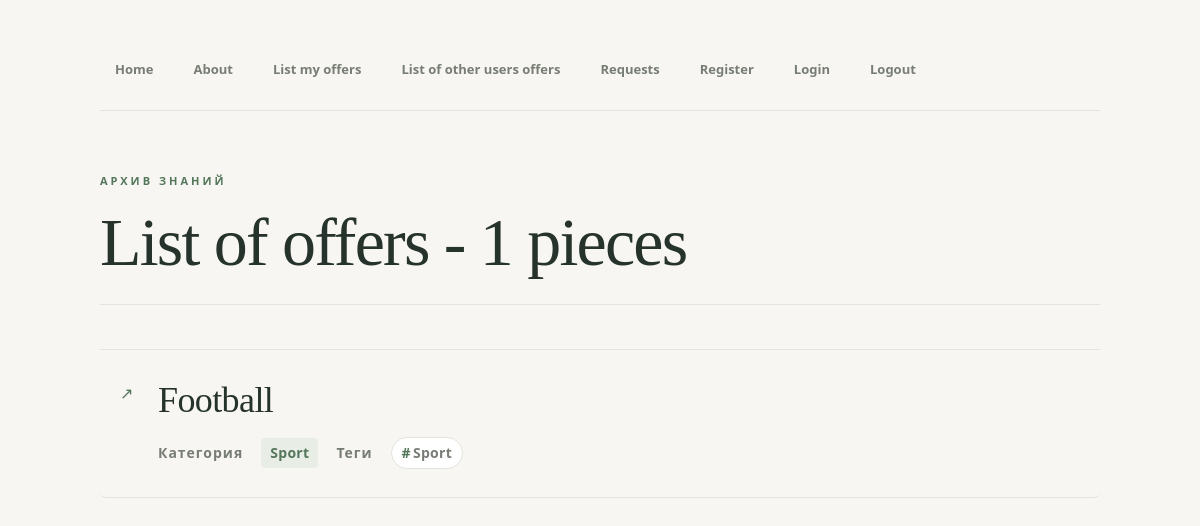
/offers/feedback/ (signed in), run on the app's committed database.
### offers/models.py (models this page shows, shortened)
class Offer(models.Model):
    STATUS_CHOICES = [
        ('draft','Draft'),
        ('published', 'Published'),
    ]
    title = models.CharField(max_length=100)
    content = models.TextField()
    status = models.CharField(
        max_length=20,
        choices=STATUS_CHOICES,
        default='draft',
    )
    created_at = models.DateTimeField(auto_now_add = True)
    updated_at = models.DateTimeField(auto_now = True)
    category = models.ForeignKey(
    Category,
    on_delete=models.PROTECT,
    related_name = 'offers',
    verbose_name='Категория',)
    tags = models.ManyToManyField(
        Tag,
        related_name = 'offers',
        verbose_name='Теги',
    )
    author = models.ForeignKey(
        settings.AUTH_USER_MODEL ,
        on_delete = models.CASCADE,
        related_name='offers',
        verbose_name='Автор',
     )
    class Meta:
        verbose_name = 'Offer'
        verbose_name_plural = 'Offers'
        ordering = ['-created_at']

class Category(models.Model):
    name = models.CharField(max_length=100, unique = True)
    slug = models.SlugField(max_length=100, unique = True)
    class Meta:
        verbose_name = 'Category'
        verbose_name_plural = 'Categories'
        ordering = ['name']
    def __str__(self):
        return self.name

class Tag(models.Model):
        name = models.CharField(max_length=100, unique = True)
        class Meta:
            verbose_name = 'Tag'
            verbose_name_plural = 'Tag'
            ordering = ['name']
        def __str__(self):
            return self.name

### offers/views.py (the view)
# urls.py: path('<str:source>/', views.offers_view_list, name='offers_list'),
@login_required
def offers_view_list(request: HttpRequest, source) -> HttpResponse:
    if source == 'link_a':
        offers = Offer.objects.filter(author=request.user)
        return render(request, 'offers/offers_list.html', {'offers': offers, 'source': source})
    elif source == 'link_b':
        offers = Offer.objects.exclude(author=request.user)
        return render(request, 'offers/offers_list.html', {'offers': offers,  'source': source})
    else:
        offers = Offer.objects.filter(author=request.user)
        return render(request, 'offers/offers_list.html', {'offers': offers, 'source': source})

### templates/offers/offers_list.html (shortened to what this page needs)
{% extends "base.html" %}
{% block content %}
{%with total=offers|length%}
<h1>List of offers - {{total}} pieces</h1>
{%endwith%}
<ul>
	{%for offer in offers%}
	<li>
		<a href ="{% url 'offers:offers_detail' offer.id %}">
			<span class="offer-title">{{ offer.title }}</span>
		</a>
		<div class="offer-meta">
			<span class="meta-label">Категория</span>
			{% if offer.category == "backend" %}
			<span class="meta-badge">{{ offer.category }}</span>
			{% elif offer.category == "devops" %}
			<span class="meta-badge">{{ offer.category }}</span>
			{% else %}
			<span class="meta-badge">{{ offer.category }}</span>
			{% endif %}
			<span class="meta-label">Теги</span>
			{% for tag in offer.tags.all %}
			<span class="tag-chip">{{ tag }}</span>
			{% endfor %}
		</div>
	</li>
		{% empty %}
	<li class="empty-message">Список предложений пуст</li>
{% endfor %}
</ul>
{% endblock %}

### static/css/style.css (style rules this page uses)
:root { --color-bg: #f7f6f2; --color-surface: #ffffff; --color-text: #26332c; --color-muted: #777d74; --color-border: #e3e4dc; --color-accent: #54765b; --color-accent-light: #e8eee5; --color-danger: #a44c43; --font-body: "Segoe UI", Arial, sans-serif; --font-heading: Georgia, "Times New Roman", serif; --radius-sm: 6px; --radius-md: 12px; --radius-lg: 18px; --shadow-sm: 0 2px 8px rgba(38, 51, 44, 0.04); --shadow-md: 0 8px 24px rgba(38, 51, 44, 0.07); --transition: 0.2s ease; }
* { box-sizing: border-box; }
html { scroll-behavior: smooth; }
body { margin: 0; min-height: 100vh; padding: 48px 7vw 80px; overflow-x: hidden; background: var(--color-bg); color: var(--color-text); font-family: var(--font-body); font-size: 16px; line-height: 1.7; -webkit-font-smoothing: antialiased; }
h1 { max-width: 1000px; margin: 0 auto 40px; padding: 0 0 24px; border-bottom: 1px solid var(--color-border); color: var(--color-text); font-family: var(--font-heading); font-size: clamp(38px, 6vw, 68px); font-weight: 500; line-height: 1.1; letter-spacing: -1.8px; overflow-wrap: anywhere; }
h1::before { content: "АРХИВ ЗНАНИЙ"; display: block; margin-bottom: 18px; color: var(--color-accent); font-family: var(--font-body); font-size: 11px; font-weight: 700; letter-spacing: 3px; }
a { color: var(--color-accent); font-weight: 600; text-decoration: none; transition: color var(--transition); }
ul { max-width: 1000px; margin: 44px auto 0; padding: 0; border-top: 1px solid var(--color-border); list-style: none; }
li { position: relative; margin: 0; padding: 28px 30px 28px 58px; border-bottom: 1px solid var(--color-border); border-radius: var(--radius-sm); transition: background var(--transition), padding-left var(--transition); }
li::before { content: "↗"; position: absolute; top: 30px; left: 20px; color: var(--color-accent); font-size: 16px; transition: transform var(--transition); }
.offer-title { display: inline-block; color: var(--color-text); font-family: var(--font-heading); font-size: clamp(24px, 3.5vw, 36px); font-weight: 500; line-height: 1.25; letter-spacing: -0.6px; overflow-wrap: anywhere; transition: color var(--transition); }
.offer-meta { display: flex; flex-wrap: wrap; align-items: center; gap: 8px 18px; max-width: 1000px; margin: 18px auto; color: var(--color-muted); font-size: 14px; line-height: 1.6; letter-spacing: 0.3px; }
li .offer-meta { margin: 14px 0 0; }
.meta-label { color: var(--color-muted); font-weight: 700; letter-spacing: 1px; }
.meta-badge, small { display: inline-block; margin: 0; padding: 4px 9px; border-radius: 4px; background: var(--color-accent-light); color: var(--color-accent); font-weight: 600; letter-spacing: 0.3px; }
.tag-chip { display: inline-block; padding: 4px 10px; border: 1px solid var(--color-border); border-radius: 20px; background: var(--color-surface); color: var(--color-muted); font-weight: 600; transition: background var(--transition), color var(--transition), border-color var(--transition); }
.tag-chip::before { content: "#"; margin-right: 2px; color: var(--color-accent); }

### data on the page
Offer: title "Football", category "Sport"
Tag: name "Sport"

### other printed values
{{ total }} "1"
